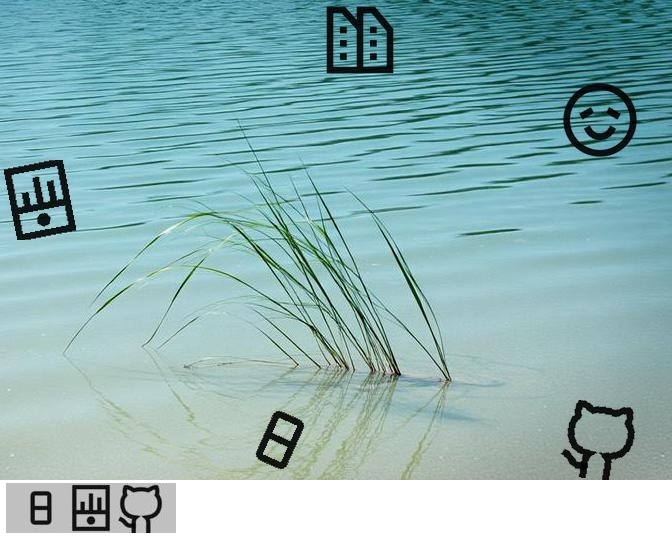
#> input picture T-Sec-captcha/out/label_test/images/train/t2408_1810855464185901056.jpg, 672 x 536 px
$ python -i make_plates.py   (imports and definitions only)
#> lines starting #> are read from the running program, lines starting #| are printed output that depends on the picture; after the words box and inside, x2 and y2 are one past the last pixel; in counts of white or black regions, pixels touching at a corner belong together
#> further down, picture is the input picture: shape (536, 672, 3); mean B, G, R 181.7, 180.3, 140.9
### T-Sec-captcha/tools/icon_match.py
# -*- coding: utf-8 -*-
"""icon_match: 图标标定核心库 —— 快速、旋转/尺度不变的线稿图标匹配。

为什么不用暴力滑窗模板匹配：
    672x480 底图 × 36 角度 × 10 尺度 × masked matchTemplate ≈ 每张 10~30 秒。
    几百张样本要跑几小时，完全不可用于数据流水线。

本库的做法（两阶段）：
    A. **分割**：黑帽形态学(blackhat) 提取细线笔画 -> 闭运算连笔画 -> 连通域 -> 框
       —— 底图里所有可点图标（含干扰项）都能拿到框，不需要匹配。
    B. **形状归一定匹配**：把图标裁剪块转成「旋转+尺度归一」的 64x64 二值图
       （质心 + 主轴方向 + 面积归一），两两比较做 IoU/相关；
       180° 歧义用翻转双向取最大解决。每对比较 < 1ms。

这两个能力合起来就满足自动标注的全部需求：
    class 0 = 底图全部图标（来自 A）
    class 2 = 提示条图标（来自精确裁剪）
    点击顺序 + 置信度 = 来自 B

用法（作为库）：
    from tools.icon_match import segment_icons, normalize_shape, assign_icons
用法（自检）：
    python tools/icon_match.py --samples data/samples --limit 12
"""
from __future__ import annotations

import argparse
import json
import os

import cv2
import numpy as np

NORM = 64          # 归一化画布边长


# ==================================================================== 分割
def ink_mask(bgr, bh_kernel=21, bh_thr=28, s_strong=90):
    """黑帽形态学提取「压在照片上的细线稿」。返回 (掩码, 调试信息)。

    blackhat = closing(img,k) - img
    细笔画被 closing 抹掉 -> blackhat 亮；大片暗背景闭运算抹不掉 -> blackhat 近似 0。
    这就是为什么它比「绝对暗度阈值」强：能区分图标笔画与深色背景。
    """
#> called with bh_kernel = 21, bh_thr = 28, s_strong = 90
    gray = cv2.cvtColor(bgr, cv2.COLOR_BGR2GRAY)
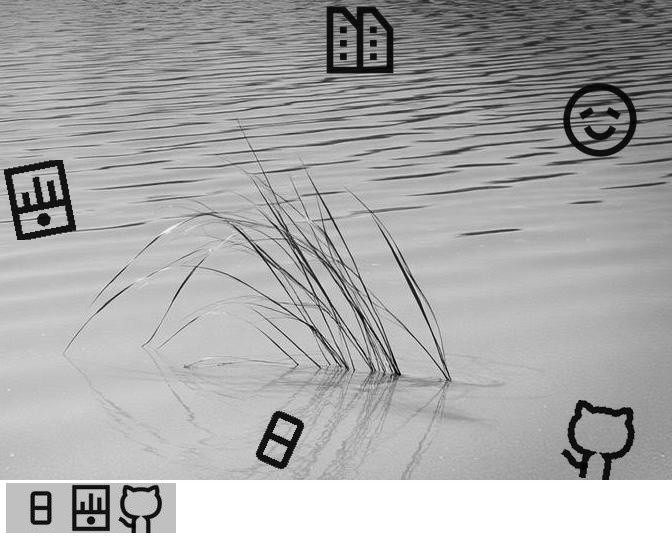
#> gray: shape (536, 672); min 0, max 255, mean 168.7
    hsv = cv2.cvtColor(bgr, cv2.COLOR_BGR2HSV)
#> hsv: shape (536, 672, 3); mean H, S, V 78.6, 69.1, 184.5
    s = hsv[:, :, 1]
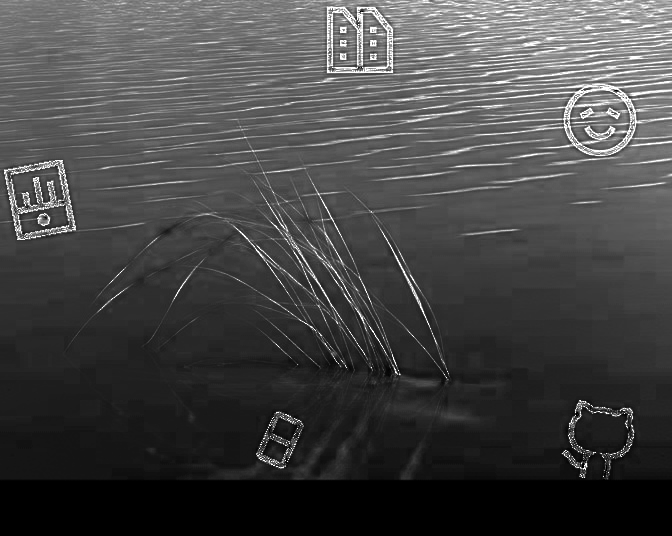
#> s: shape (536, 672); min 0, max 255, mean 69.1

    k = cv2.getStructuringElement(cv2.MORPH_ELLIPSE, (bh_kernel, bh_kernel))
    bh = cv2.morphologyEx(gray, cv2.MORPH_BLACKHAT, k)
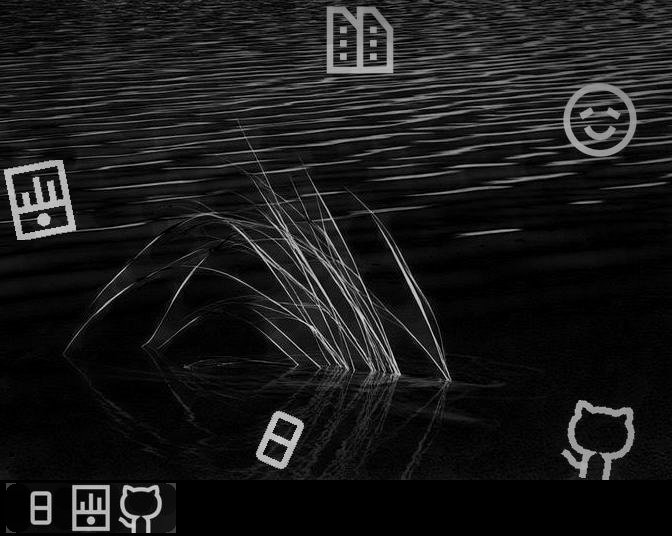
#> bh: shape (536, 672); min 0, max 219, mean 25.4
    dark = (bh > bh_thr).astype(np.uint8) * 255
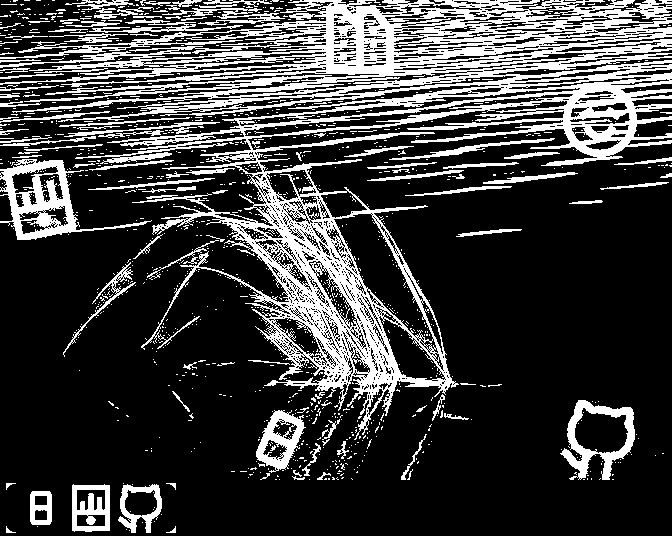
#> dark: shape (536, 672); 24.4% white; 1180 white regions (1077 under 20 px), largest, box (x1, y1, x2, y2) and area: (0, 0, 672, 440) 63524, (0, 159, 152, 240) 3435, (560, 400, 635, 480) 2007

    # 彩色描边（部分题型的图标是彩色线稿）
    colored = ((s > s_strong) * 255).astype(np.uint8)
#> colored: shape (536, 672); 28.9% white; 520 white regions (450 under 20 px), largest, box (x1, y1, x2, y2) and area: (0, 0, 672, 334) 95475, (4, 160, 76, 240) 1979, (406, 185, 534, 196) 323
    colored = cv2.morphologyEx(colored, cv2.MORPH_OPEN,
                               cv2.getStructuringElement(cv2.MORPH_ELLIPSE, (3, 3)))
#> colored: shape (536, 672); 25.9% white; 241 white regions (163 under 20 px), largest, box (x1, y1, x2, y2) and area: (0, 0, 672, 240) 85288, (4, 160, 76, 239) 1579, (304, 133, 398, 147) 333

    m = cv2.bitwise_or(dark, colored)
#> m: shape (536, 672); 35.7% white; 863 white regions (793 under 20 px), largest, box (x1, y1, x2, y2) and area: (0, 0, 672, 440) 111392, (0, 159, 152, 240) 3437, (560, 400, 635, 480) 2007
    m = cv2.morphologyEx(m, cv2.MORPH_OPEN,
                         cv2.getStructuringElement(cv2.MORPH_ELLIPSE, (2, 2)))
#> m: shape (536, 672); 34.6% white; 372 white regions (286 under 20 px), largest, box (x1, y1, x2, y2) and area: (0, 0, 672, 431) 107018, (0, 160, 148, 241) 3258, (562, 401, 636, 481) 1963
    return m, {"blackhat": bh, "dark": dark, "colored": colored}


# [141 lines left out: functions _merge_boxes, segment_icons, shape_mask, normalize_shape, not called in this run]


def flip180(norm):
    return cv2.rotate(norm, cv2.ROTATE_180)


# [155 lines left out: functions shape_score, assign_icons, iou, main, not called in this run]


# [4 lines that do not run on import are left out]

### T-Sec-captcha/tools/make_plates.py
# -*- coding: utf-8 -*-
"""make_plates: 从采集样本生成「干净背景底板」—— 把图标抠掉，留纯照片。

为什么需要：
    采集到的 bg.jpg 里已经有 5 个图标了。如果直接拿它当合成底板，
    就会和后来贴上去的图标混在一起，标签必然错。
    用 inpaint 把原图标抹掉 -> 得到无图标的纯照片底板，
    之后合成出来的每一张图，图标位置都是我们自己的 -> 标签 100% 准确。

产物：
    data/plates/<sid>.jpg       干净底板
    data/plates_index.jsonl     底板索引

用法：
    python tools/make_plates.py --samples data/samples --out data/plates
"""
from __future__ import annotations

import argparse
import glob
import json
import os

import cv2
import numpy as np

import sys
sys.path.insert(0, os.path.dirname(os.path.abspath(__file__)))
from icon_match import ink_mask, _merge_boxes  # noqa: E402


def imread_u(p):
    return cv2.imdecode(np.fromfile(p, dtype=np.uint8), cv2.IMREAD_COLOR)


# [5 lines left out: function imwrite_u, not called in this run]


def icon_mask_for_inpaint(bgr, dilate=9):
    """给 inpaint 用的掩码：图标墨迹 + 膨胀（必须完全覆盖，否则留残影）。"""
    m, _ = ink_mask(bgr)
    # 连笔画
    m = cv2.morphologyEx(m, cv2.MORPH_CLOSE,
                         cv2.getStructuringElement(cv2.MORPH_ELLIPSE, (15, 15)))
#> m: shape (536, 672); 46.7% white; 26 white regions (10 under 20 px), largest, box (x1, y1, x2, y2) and area: (0, 0, 672, 481) 160172, (73, 485, 163, 536) 3367, (562, 401, 636, 481) 2260
    # 过滤掉过小的噪声块（保留图标级连通域）
    cnts, labels = cv2.connectedComponents(m, 8)[:2]
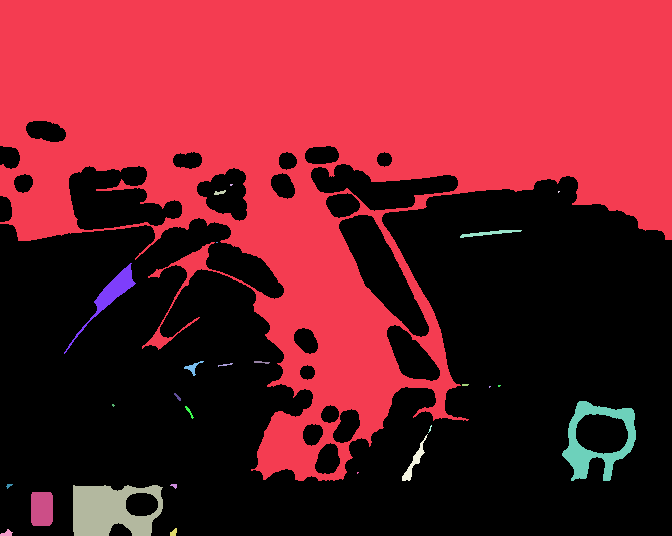
#> labels: shape (536, 672) int32; 27 distinct labels, from 0 to 26; one colour per label, 0 black
#> cnts = 27
    # connectedComponents 返回 (n, labels)；用 stats 版本
    n, lab, stats, _ = cv2.connectedComponentsWithStats(m, 8)
#> n = 27; stats = 27 rows, first 6: [0, 121, 672, 415, 191908], [0, 0, 672, 481, 160172], [230, 184, 3, 2, 5], [214, 190, 12, 5, 35], [558, 191, 2, 2, 3], [460, 230, 62, 8, 188]
    keep = np.zeros_like(m)
    for i in range(1, n):
        if stats[i, cv2.CC_STAT_AREA] >= 120:
            keep[lab == i] = 255
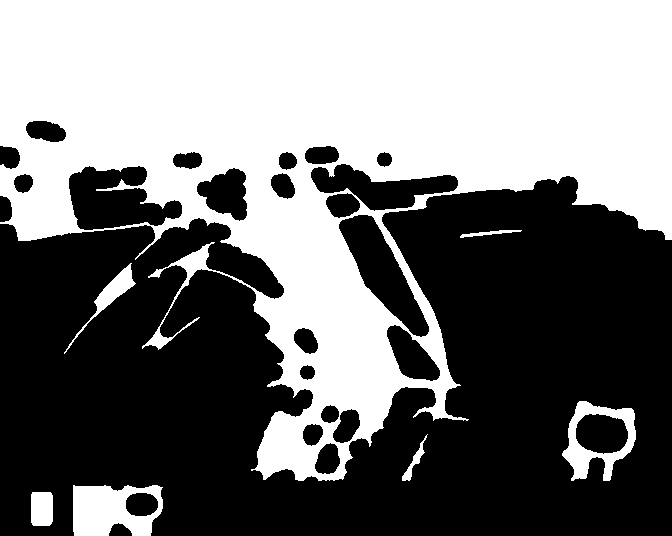
#> keep: shape (536, 672); 46.6% white; 7 white regions, largest, box (x1, y1, x2, y2) and area: (0, 0, 672, 481) 160172, (73, 485, 163, 536) 3367, (562, 401, 636, 481) 2260
    # 膨胀覆盖描边外缘与抗锯齿
    k = cv2.getStructuringElement(cv2.MORPH_ELLIPSE, (dilate, dilate))
    return cv2.dilate(keep, k, iterations=1)
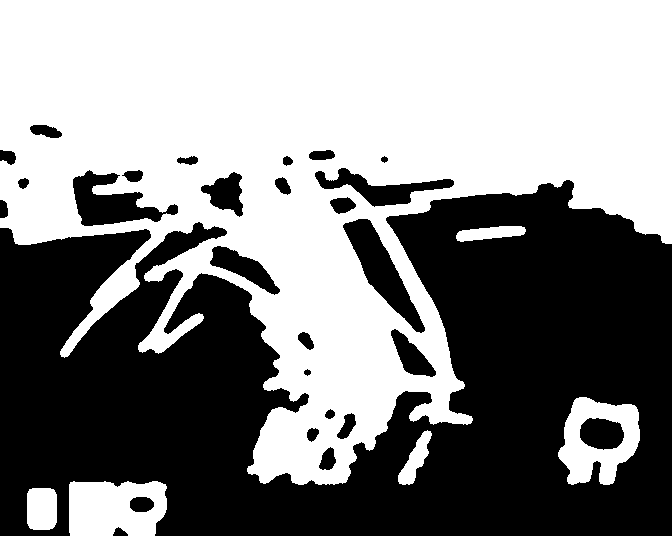
#> returned value: shape (536, 672); 53.4% white; 27 black regions, largest, box (x1, y1, x2, y2) and area: (0, 180, 672, 536) 152268, (343, 219, 425, 333) 3081, (73, 170, 178, 226) 2800


# [54 lines left out: functions make_plate, main, not called in this run]


# [2 lines not run here, left out]

>>> import cv2
>>> picture = cv2.imread('../out/label_test/images/train/t2408_1810855464185901056.jpg')
>>> result = icon_mask_for_inpaint(picture)

$ run again, on T-Sec-captcha/out/label_test/images/train/t2408_1810856471406067712.jpg
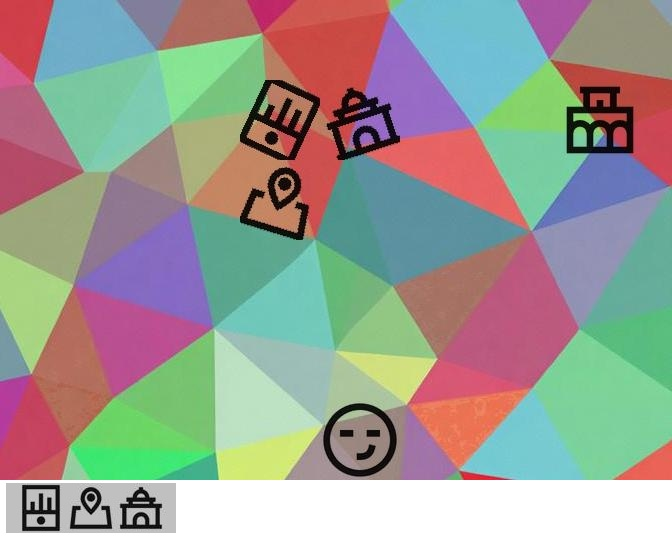
#> input picture T-Sec-captcha/out/label_test/images/train/t2408_1810856471406067712.jpg, 672 x 536 px
#> picture is the input picture: shape (536, 672, 3); mean B, G, R 145.9, 154.5, 154
#> hsv: shape (536, 672, 3); mean H, S, V 71.7, 99.5, 190
#> dark: shape (536, 672); 4.6% white; 160 white regions (127 under 20 px), largest, box (x1, y1, x2, y2) and area: (566, 86, 634, 154) 2777, (240, 80, 320, 160) 2534, (324, 87, 400, 160) 2382
#> in icon_mask_for_inpaint, `cnts, labels = cv2.connectedComponents(m, 8)[:2]`:
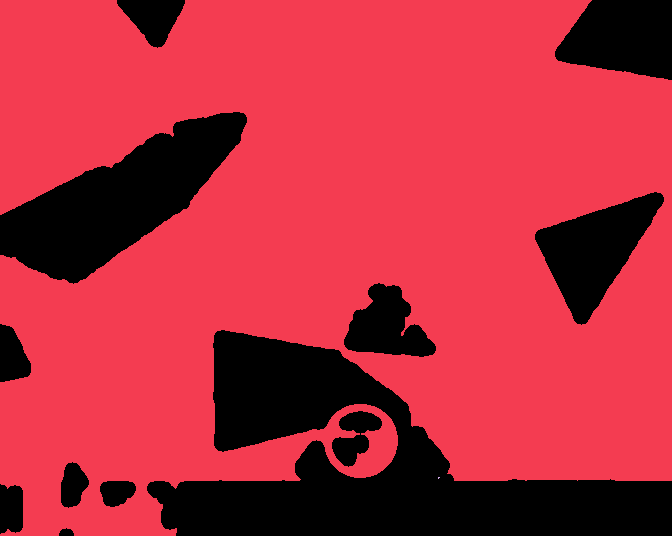
#> labels: shape (536, 672) int32; 3 distinct labels, from 0 to 2; one colour per label, 0 black
#> cnts = 3
#> stats = [[0, 0, 672, 536, 93151], [0, 0, 672, 536, 267038], [438, 477, 2, 2, 3]]
#> in icon_mask_for_inpaint, `return cv2.dilate(keep, k, iterations=1)`:
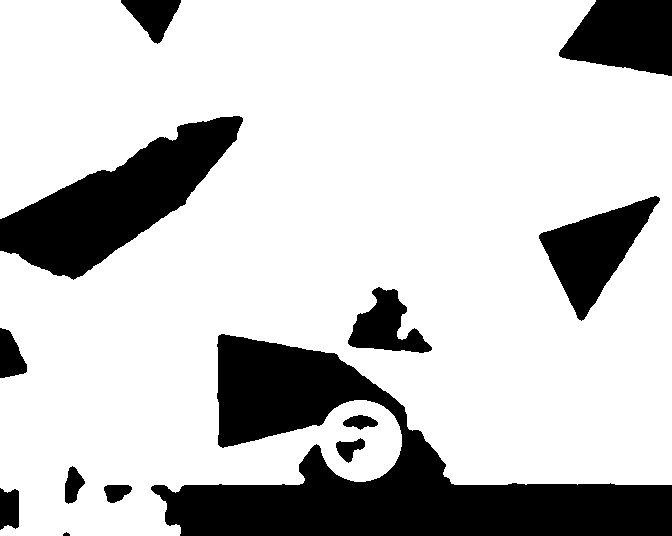
#> returned value: shape (536, 672); 78% white; 13 black regions, largest, box (x1, y1, x2, y2) and area: (151, 334, 672, 536) 41822, (0, 116, 243, 280) 16793, (539, 196, 660, 321) 6574

$ run again, on T-Sec-captcha/out/label_test/images/train/t2408_1810856499843436544.jpg
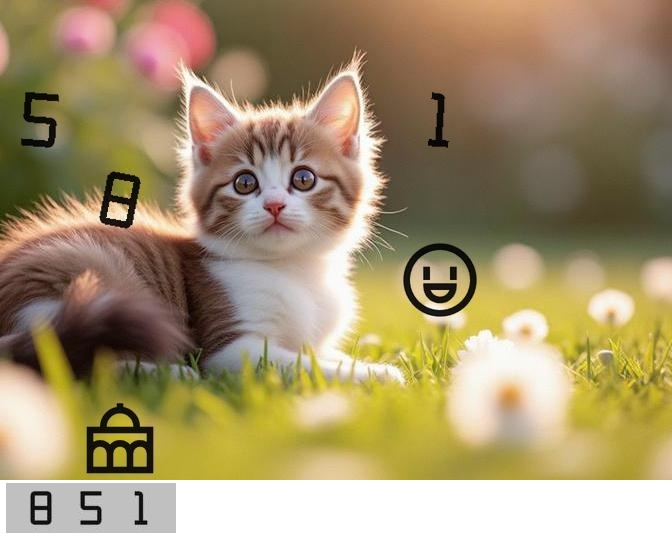
#> input picture T-Sec-captcha/out/label_test/images/train/t2408_1810856499843436544.jpg, 672 x 536 px
#> picture is the input picture: shape (536, 672, 3); mean B, G, R 109.7, 146.6, 164.8
#> hsv: shape (536, 672, 3); mean H, S, V 22.6, 94.3, 165.2
#> dark: shape (536, 672); 9.8% white; 459 white regions (333 under 20 px), largest, box (x1, y1, x2, y2) and area: (86, 403, 154, 474) 2680, (285, 165, 357, 226) 1849, (198, 168, 264, 238) 1716
#> in icon_mask_for_inpaint, `cnts, labels = cv2.connectedComponents(m, 8)[:2]`:
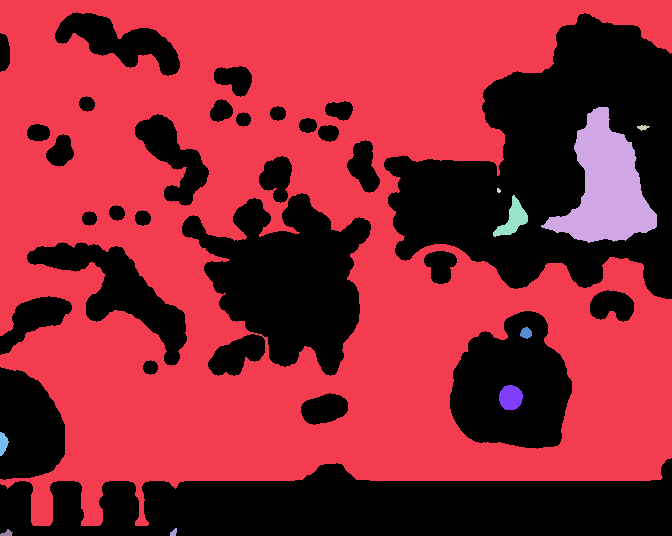
#> labels: shape (536, 672) int32; 11 distinct labels, from 0 to 10; one colour per label, 0 black
#> cnts = 11
#> stats = [[0, 12, 672, 524, 139993], [0, 0, 672, 526, 210930], [541, 107, 116, 136, 7778], [637, 125, 13, 6, 45], [497, 188, 4, 5, 15], [493, 195, 35, 42, 612], [520, 327, 12, 12, 104], [499, 385, 24, 25, 478], [0, 432, 9, 24, 145], [0, 529, 13, 7, 53], [170, 528, 7, 8, 39]]
#> in icon_mask_for_inpaint, `return cv2.dilate(keep, k, iterations=1)`:
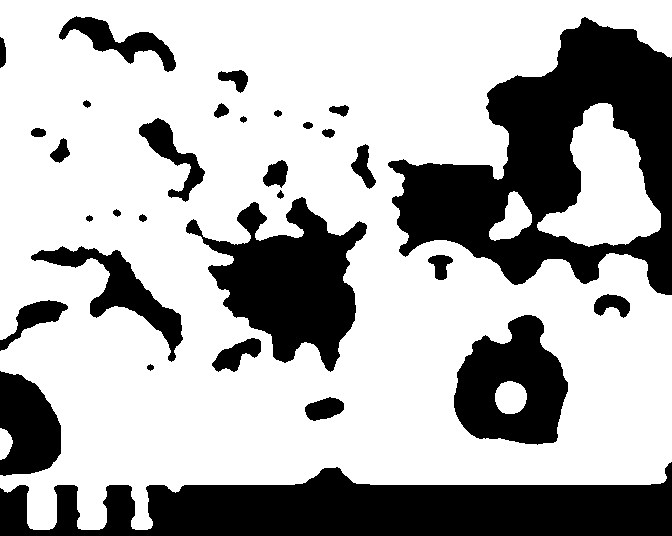
#> returned value: shape (536, 672); 68.9% white; 31 black regions, largest, box (x1, y1, x2, y2) and area: (388, 17, 672, 295) 36087, (0, 462, 672, 536) 31537, (186, 197, 367, 372) 15399
